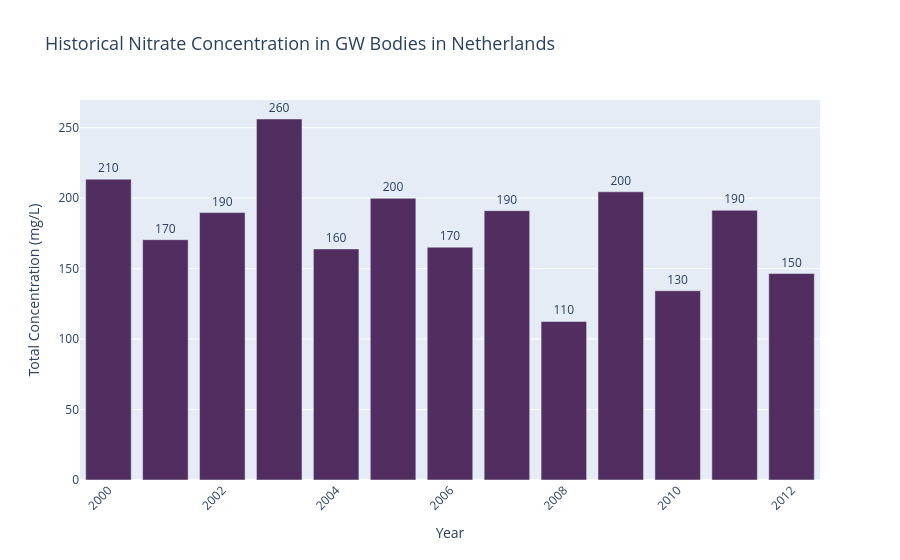
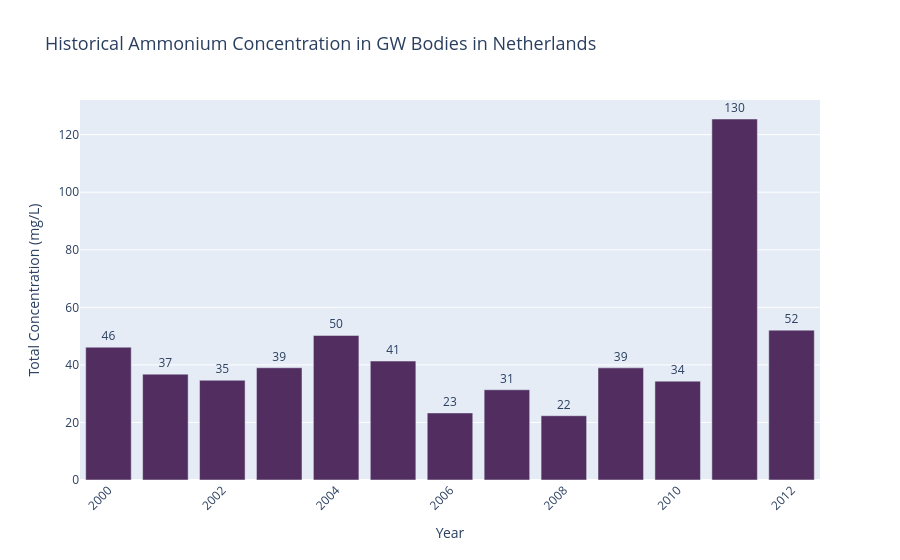

Here is the notebook cell these charts were saved with, in order:
### Code cell
plot_chemical_trend(
    df=water_clean,
    country='Netherlands',
    chemical='Nitrate',
    min_year=2000
)

plot_chemical_trend(
    df=water_clean,
    country='Netherlands',
    chemical='Ammonium',
    min_year=2000
)

### Figure 1 — Plotly figure (JSON) as saved in the notebook; plotly's stock layout.template omitted (floating-point values rounded to 4 significant figures)
{"data": [{"alignmentgroup": "True", "hovertemplate": "Year=%{x}<br>Total Concentration (mg/L)=%{y}<extra></extra>", "legendgroup": "", "marker": {"color": "#512E5F", "pattern": {"shape": ""}}, "name": "", "offsetgroup": "", "orientation": "v", "showlegend": false, "textposition": "outside", "texttemplate": "%{y:.2s}", "type": "bar", "x": [2000, 2001, 2002, 2003, 2004, 2005, 2006, 2007, 2008, 2009, 2010, 2011, 2012], "xaxis": "x", "y": [213.5, 170.5, 189.8, 256.2, 164.0, 199.9, 165.2, 191.2, 112.5, 204.5, 134.3, 191.4, 146.5], "yaxis": "y"}], "layout": {"autosize": true, "bargap": 0.2, "barmode": "relative", "legend": {"tracegroupgap": 0}, "margin": {"t": 100}, "title": {"font": {"size": 18}, "text": "Historical Nitrate Concentration in GW Bodies in Netherlands"}, "xaxis": {"anchor": "y", "autorange": true, "domain": [0, 1], "range": [2000.0, 2012.0], "tickangle": -45, "title": {"text": "Year"}, "type": "linear"}, "yaxis": {"anchor": "x", "autorange": true, "domain": [0, 1], "range": [0, 269.7], "title": {"text": "Total Concentration (mg/L)"}, "type": "linear"}}}

### Figure 2 — Plotly figure (JSON) as saved in the notebook; plotly's stock layout.template omitted (floating-point values rounded to 4 significant figures)
{"data": [{"alignmentgroup": "True", "hovertemplate": "Year=%{x}<br>Total Concentration (mg/L)=%{y}<extra></extra>", "legendgroup": "", "marker": {"color": "#512E5F", "pattern": {"shape": ""}}, "name": "", "offsetgroup": "", "orientation": "v", "showlegend": false, "textposition": "outside", "texttemplate": "%{y:.2s}", "type": "bar", "x": [2000, 2001, 2002, 2003, 2004, 2005, 2006, 2007, 2008, 2009, 2010, 2011, 2012], "xaxis": "x", "y": [46.15, 36.78, 34.66, 39, 50.22, 41.33, 23.3, 31.36, 22.33, 38.96, 34.35, 125.4, 52.07], "yaxis": "y"}], "layout": {"autosize": true, "bargap": 0.2, "barmode": "relative", "legend": {"tracegroupgap": 0}, "margin": {"t": 100}, "title": {"font": {"size": 18}, "text": "Historical Ammonium Concentration in GW Bodies in Netherlands"}, "xaxis": {"anchor": "y", "autorange": true, "domain": [0, 1], "range": [2000.0, 2012.0], "tickangle": -45, "title": {"text": "Year"}, "type": "linear"}, "yaxis": {"anchor": "x", "autorange": true, "domain": [0, 1], "range": [0, 132.0], "title": {"text": "Total Concentration (mg/L)"}, "type": "linear"}}}
